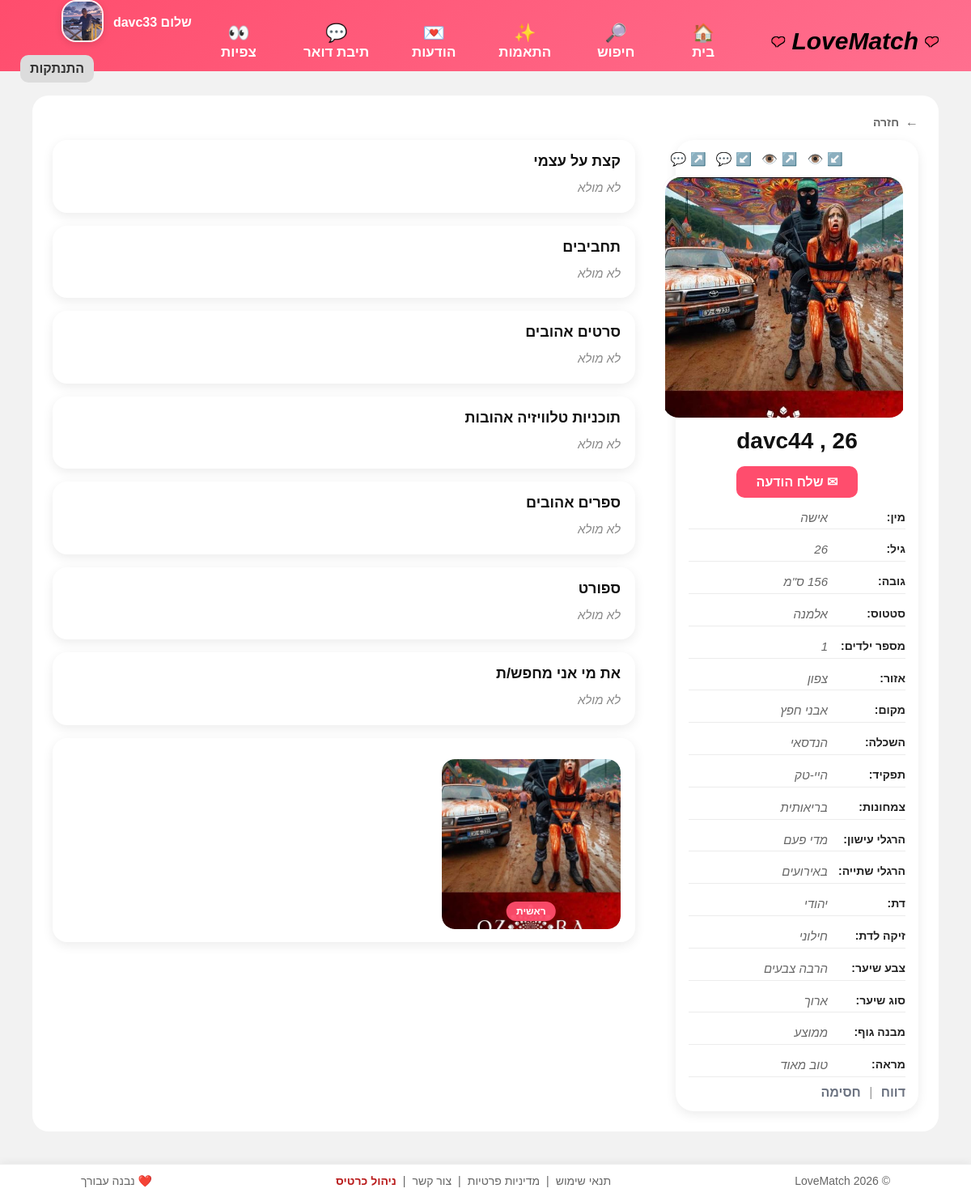
Screenshot of /?page=profile&id=157 (signed in) with the database file from the repository.
### tables this page shows
CREATE TABLE `user_pics` (
  `Pic_Num` int(11) NOT NULL,
  `Id` int(11) DEFAULT NULL,
  `Pic_Name` varchar(45) DEFAULT NULL,
  `Pic_Title` varchar(45) DEFAULT NULL,
  `Pic_Status` tinyint(1) DEFAULT NULL,
  `Pic_Status_Str` varchar(45) DEFAULT NULL,
  `Main_Pic` tinyint(1) DEFAULT NULL,
  `Main_Pic_Str` varchar(45) DEFAULT NULL
);

CREATE TABLE `users_profile` (
  `Id` int(11) NOT NULL,
  `Open_Date` date DEFAULT NULL,
  `Gender_Id` tinyint(4) DEFAULT NULL,
  `Gender_Str` text DEFAULT NULL,
  `DOB` date DEFAULT NULL,
  `Name` varchar(45) DEFAULT NULL,
  `Pass` varchar(255) DEFAULT NULL,
  `Email` varchar(45) DEFAULT NULL,
  `Zone_Id` tinyint(4) DEFAULT 0,
  `Zone_Str` text DEFAULT NULL,
  `Place_Id` int(11) DEFAULT 0,
  `Place_Str` text DEFAULT NULL,
  `Email_Validation` bit(1) DEFAULT NULL,
  `Family_Status_Id` tinyint(4) DEFAULT 0,
  `Family_Status_Str` text DEFAULT NULL,
  `Economic_Id` tinyint(4) DEFAULT 0,
  `Economic_Str` text DEFAULT NULL,
  `Occupation_Id` tinyint(4) DEFAULT 0,
  `Occupation_Str` text DEFAULT NULL,
  `Childs_Pos_Id` tinyint(4) DEFAULT 0,
  `Childs_Pos_Str` text DEFAULT NULL,
  `Childs_Num_Id` tinyint(4) DEFAULT 0,
  `Childs_Num_Str` text DEFAULT NULL,
  `Education_Id` tinyint(4) DEFAULT NULL,
  `Education_Str` text DEFAULT NULL,
  `Religion_Id` tinyint(4) DEFAULT 0,
  `Religion_Str` text DEFAULT NULL,
  `Religion_Ref_Id` tinyint(4) DEFAULT NULL,
  `Religion_Ref_Str` text DEFAULT NULL,
  `Origin_Id` tinyint(4) DEFAULT NULL,
  `Origin_Str` text DEFAULT NULL,
  `lang1` text DEFAULT NULL,
  `lang2` text DEFAULT NULL,
  `Hobbies` tinytext DEFAULT NULL,
  `Spending` tinytext DEFAULT NULL,
  `Politics_Id` tinyint(4) DEFAULT NULL,
  `Politics_Str` text DEFAULT NULL,
  `Smoking_Habbit_Id` tinyint(4) DEFAULT NULL,
  `Smoking_Habbit_Str` text DEFAULT NULL,
  `Drinking_Habbit_Id` tinyint(4) DEFAULT 0,
  `Drinking_Habbit_Str` text DEFAULT NULL,
  `Vegitrain_Id` tinyint(4) DEFAULT NULL,
  `Vegitrain_Str` text DEFAULT NULL,
  `Height_Id` tinytext DEFAULT NULL,
  `Height_Str` text DEFAULT NULL,
  `Weight_Id` tinyint(4) DEFAULT 0,
  `Weight_Str` text DEFAULT NULL,
  `Hair_Type_Id` tinyint(4) DEFAULT 0,
  `Hair_Type_Str` text DEFAULT NULL,
  `Hair_Color_Id` tinyint(4) DEFAULT 0,
  `Hair_Color_Str` text DEFAULT NULL,
  `Body_Type_Id` tinyint(4) DEFAULT 0,
  `Body_Type_Str` text DEFAULT NULL,
  `Look_Type_Id` tinyint(4) DEFAULT 0,
  `Look_Type_Str` text DEFAULT NULL,
  `Who_Am_I` mediumtext DEFAULT NULL,
  `I_Looking_For` mediumtext DEFAULT NULL,
  `Ideal_Relation_Is` mediumtext DEFAULT NULL,
  `Age` tinyint(4) DEFAULT NULL,
  `Login_Date` date DEFAULT NULL,
  `Login_Time` time DEFAULT NULL,
  `Send_Me_Mail_For_Msg` tinyint(4) DEFAULT 1,
  `Favorite_Movies` text DEFAULT NULL,
  `Favorite_TV` text DEFAULT NULL,
  `Favorite_Books` text DEFAULT NULL,
  `zodiac` text DEFAULT NULL,
  `email_verified` tinyint(1) NOT NULL DEFAULT 0,
  `verification_token` varchar(255) DEFAULT NULL,
  `verification_sent_at` datetime DEFAULT NULL,
  `look_gender` int(11) DEFAULT NULL,
  `Sport` text DEFAULT NULL,
  `last_seen` datetime DEFAULT NULL,
  `Is_Frozen` tinyint(1) NOT NULL DEFAULT 0
);

### profile.php (the view, shortened to what this page needs)
<?php
require_once __DIR__ . '/config/config.php';
$id = (int)($_GET['id'] ?? 0);
$viewerId = (int)($_SESSION['user_id'] ?? 0);
$profileFields = require __DIR__ . '/profile_fields.php';
function e($v) {
    return htmlspecialchars((string)$v, ENT_QUOTES, 'UTF-8');
}
$stmt = $pdo->prepare("SELECT * FROM users_profile WHERE Id = :id LIMIT 1");
$stmt->execute([':id' => $id]);
$user = $stmt->fetch(PDO::FETCH_ASSOC);
$isOwner = ($viewerId === (int)$user['Id']);
$hasViewIn = false;
$hasViewOut = false;
$hasMsgIn = false;
$hasMsgOut = false;
if ($viewerId > 0 && !$isOwner) {
    try {
        $stmt = $pdo->prepare("
            SELECT 1
            FROM views
            WHERE Id = :viewer
              AND ById = :profile
              AND (Deleted_By_Id = 0 OR Deleted_By_Id IS NULL)
            LIMIT 1
        ");
        $stmt->execute([
            ':viewer'  => $viewerId,
            ':profile' => $id
        ]);
        $hasViewIn = (bool)$stmt->fetchColumn();
        $stmt = $pdo->prepare("
            SELECT 1
            FROM views
            WHERE Id = :profile
              AND ById = :viewer
              AND (Deleted_By_ById = 0 OR Deleted_By_ById IS NULL)
            LIMIT 1
        ");
        $stmt->execute([
            ':profile' => $id,
            ':viewer'  => $viewerId
        ]);
        $hasViewOut = (bool)$stmt->fetchColumn();
        $stmt = $pdo->prepare("
            SELECT 1
            FROM messages
            WHERE Id = :viewer
              AND ById = :profile
              AND (Deleted_By_Id = 0 OR Deleted_By_Id IS NULL)
            LIMIT 1
        ");
        $stmt->execute([
            ':viewer'  => $viewerId,
            ':profile' => $id
        ]);
        $hasMsgIn = (bool)$stmt->fetchColumn();
        $stmt = $pdo->prepare("
            SELECT 1
            FROM messages
            WHERE Id = :profile
              AND ById = :viewer
              AND (Deleted_By_ById = 0 OR Deleted_By_ById IS NULL)
            LIMIT 1
        ");
        $stmt->execute([
            ':profile' => $id,
            ':viewer'  => $viewerId
        ]);
        $hasMsgOut = (bool)$stmt->fetchColumn();
    } catch (Throwable $e) {
        $hasViewIn = false;
        $hasViewOut = false;
        $hasMsgIn = false;
        $hasMsgOut = false;
    }
}
$age = null;
if (!empty($user['DOB'])) {
    try {
        $dob = new DateTime($user['DOB']);
        $today = new DateTime();
        $age = $today->diff($dob)->y;
    } catch (Exception $e) {
        $age = null;
    }
}
$genderValue = trim((string)($user['Gender_Str'] ?? ''));
$isFemale = ($genderValue === 'אישה');
$defaultProfileImage = $isFemale
    ? '/images/default_female.svg'
    : '/images/default_male.svg';
$profileImage = $defaultProfileImage;
$stmt = $pdo->prepare("
    SELECT Pic_Name
    FROM user_pics
    WHERE Id = :id AND Main_Pic = 1
    LIMIT 1
");
$stmt->execute([':id' => $id]);
$pic = $stmt->fetchColumn();
if ($pic) {
    $profileImage = '/uploads/' . ltrim((string)$pic, '/');
}
$stmt = $pdo->prepare("
    SELECT Pic_Num, Pic_Name, Main_Pic
    FROM user_pics
    WHERE Id = :id
    ORDER BY Main_Pic DESC, Pic_Num
");
$stmt->execute([':id' => $id]);
$pics = $stmt->fetchAll(PDO::FETCH_ASSOC);
$right = [];
$left = [];
foreach ($profileFields as $k => $cfg) {
    if (($cfg['side'] ?? '') === 'right') {
        $right[$k] = $cfg;
    }
    if (($cfg['side'] ?? '') === 'left') {
        $left[$k] = $cfg;
    }
}
?>
<link rel="stylesheet" href="https://cdnjs.cloudflare.com/ajax/libs/lightbox2/2.11.4/css/lightbox.min.css">
<div class="page-shell profile-shell">
    <div class="profile-top-bar">
        <a href="javascript:history.back()" class="profile-back-link">
            <span class="profile-back-icon" aria-hidden="true">←</span>
            <span>חזרה</span>
        </a>
    </div>
    <div class="profile-layout">
        <div class="profile-right-col">
            <div class="profile-right-card">
                <?php if (!$isOwner && $viewerId > 0): ?>
                    <div class="view-card-icons" style="margin-bottom:10px;">
                        <?php if ($hasViewIn): ?>
                            <span title="צפייה נכנסת">↙️ 👁️</span>
                        <?php endif; ?>
                        <?php if ($hasViewOut): ?>
                            <span title="צפייה יוצאת">↗️ 👁️</span>
                        <?php endif; ?>
                        <?php if ($hasMsgIn): ?>
                            <span title="הודעה נכנסת">↙️ 💬</span>
                        <?php endif; ?>
                        <?php if ($hasMsgOut): ?>
                            <span title="הודעה יוצאת">↗️ 💬</span>
                        <?php endif; ?>
                    </div>
                <?php endif; ?>
                <div class="profile-main-image-wrap">
                    <a
                        href="<?= e($profileImage) ?>"
                        id="profileMainImageLink"
                        class="profile-main-image-link"
                        data-lightbox="profile-gallery"
                        data-title="תמונה ראשית">
                        <img src="<?= e($profileImage) ?>" class="profile-main-image" id="profileMainImage" alt="">
                    </a>
                </div>
                <h2 class="profile-main-title">
                    <?= e($user['Name'] ?? 'ללא שם') ?>
                    <?php if ($age !== null): ?>
                        , <?= $age ?>
                    <?php endif; ?>
                </h2>
                <?php if (!$isOwner && $viewerId > 0): ?>
                    <a href="#" class="open-chat-btn profile-main-btn" data-user-id="<?= (int)$user['Id'] ?>">
                        ✉ שלח הודעה
                    </a>
                <?php endif; ?>
                <div class="profile-right-facts" id="profileRightFacts">
                    <?php foreach ($right as $field => $cfg): ?>
                        <?php
                        if (($cfg['type'] ?? '') === 'computed' && $field === 'Age_Computed') {
                            $val = $age !== null ? (string)$age : '';
                        } else {
                            $val = trim((string)($user[$field] ?? ''));
                        }
                        ?>
                        <div class="profile-right-row" data-field="<?= e($field) ?>" data-label="<?= e($cfg['label']) ?>">
                            <span class="profile-right-label"><?= e($cfg['label']) ?>:</span>
                            <span class="profile-right-value"><?= $val !== '' ? e($val) : 'לא מולא' ?></span>
                        </div>
                    <?php endforeach; ?>
                </div>
                <?php if (!$isOwner && $viewerId > 0): ?>
                    <div class="profile-actions-bottom-right">
                        <a href="#" onclick="openReportPopup(<?= (int)$user['Id'] ?>); return false;">
                            דווח
                        </a>
                        <span>|</span>
                        <a href="#"
                            onclick='openBlockModal(<?= (int)$user["Id"] ?>, <?= json_encode($user["Name"] ?? "", JSON_UNESCAPED_UNICODE) ?>); return false;'>
                            חסימה
                        </a>
                    </div>
                <?php endif; ?>
            </div>
        </div>
        <div class="profile-left-col">
            <?php foreach ($left as $field => $cfg): ?>
                <?php $val = trim((string)($user[$field] ?? '')); ?>
                <div class="profile-left-card">
                    <div class="profile-left-card-head">
                        <h3><?= e($cfg['label']) ?></h3>
                    </div>
                    <div class="profile-left-view<?= $val === '' ? ' is-empty' : '' ?>" data-field="<?= e($field) ?>">
                        <?= $val !== '' ? nl2br(e($val)) : 'לא מולא' ?>
                    </div>
                </div>
            <?php endforeach; ?>
            <div class="profile-left-card">
                <div class="profile-gallery-block">
                    <div class="profile-gallery-grid">
                        <?php foreach ($pics as $index => $pic): ?>
                            <?php
                            $picUrl = '/uploads/' . ltrim((string)$pic['Pic_Name'], '/');
                            $isMainPic = !empty($pic['Main_Pic']);
                            $imgNo = $index + 1;
                            ?>
                            <div class="profile-gallery-item">
                                <a
                                    href="<?= e($picUrl) ?>"
                                    data-lightbox="profile-gallery"
                                    data-title="תמונה <?= $imgNo ?>"
                                    class="profile-gallery-link js-gallery-link"
                                    data-full="<?= e($picUrl) ?>">
                                    <img src="<?= e($picUrl) ?>" alt="תמונה <?= $imgNo ?>" class="profile-gallery-thumb">
                                </a>
                                <?php if ($isMainPic): ?>
                                    <div class="profile-photo-main-badge">ראשית</div>
                                <?php endif; ?>
                            </div>
                        <?php endforeach; ?>
                    </div>
                </div>
            </div>
        </div>
    </div>
</div>

### includes/header.php (shortened to what this page needs)
<?php
require_once __DIR__ . '/../config/config.php';
$page = $_GET['page'] ?? 'home';
$sessionUserId   = (int)($_SESSION['user_id'] ?? 0);
$sessionUserName = trim((string)($_SESSION['user_name'] ?? ($_SESSION['username'] ?? '')));
$headerAvatar = '/images/default_male.svg';
if ($sessionUserId > 0) {
    try {
        $stmt = $pdo->prepare("
            SELECT Pic_Name
            FROM user_pics
            WHERE Id = :id
              AND Main_Pic = 1
              AND Pic_Status = 1
            LIMIT 1
        ");
        $stmt->execute([':id' => $sessionUserId]);
        $pic = $stmt->fetchColumn();
        if ($pic) {
            $headerAvatar = '/uploads/' . ltrim((string)$pic, '/');
        }
    } catch (Throwable $e) {
    }
}
$isDefaultHeaderAvatar =
    str_contains($headerAvatar, 'default_male.svg') ||
    str_contains($headerAvatar, 'default_female.svg');
$menu = [
    'home'            => ['label' => 'בית', 'icon' => '🏠'],
    'search'          => ['label' => 'חיפוש', 'icon' => '🔎'],
    'advanced_search' => ['label' =>' התאמות', 'icon' => '✨'],
    'messages'        => ['label' => 'הודעות', 'icon' => '💌'],
    'inbox'           => ['label' => 'תיבת דואר', 'icon' => '💬'],
    'views'           => ['label' => 'צפיות', 'icon' => '👀']
];
?>
<header class="site-header">
  <a href="?page=home" class="site-logo-text">
    <span class="logo-heart left">❤ </span>
    <span class="logo-text">LoveMatch</span>
    <span class="logo-heart right">&nbsp❤</span>
</a>
    <nav class="links">
        <?php foreach ($menu as $p => $item): ?>
            <a href="?page=<?= htmlspecialchars($p, ENT_QUOTES, 'UTF-8') ?>"
               class="menu-link <?= ($page === $p) ? 'active' : '' ?>">
                <span class="menu-link-icon"><?= $item['icon'] ?></span>
                <span class="menu-link-text"><?= htmlspecialchars($item['label'], ENT_QUOTES, 'UTF-8') ?></span>
            </a>
        <?php endforeach; ?>
    </nav>
    <div class="auth">
        <?php if ($sessionUserId > 0): ?>
            <span class="welcome-user">
                שלום <?= htmlspecialchars($sessionUserName ?: 'משתמש', ENT_QUOTES, 'UTF-8') ?>
            </span>
            <a href="/?page=profile&id=<?= $sessionUserId ?>&edit=1" class="header-avatar-link">
                <img
                    src="<?= htmlspecialchars($headerAvatar, ENT_QUOTES, 'UTF-8') ?>"
                    class="header-avatar<?= $isDefaultHeaderAvatar ? ' header-avatar-default' : '' ?>"
                    alt="תמונת משתמש">
            </a>
            <a href="logout.php" class="auth-btn logout-btn">התנתקות</a>
        <?php else: ?>
            <a href="?page=login" class="auth-btn">התחברות</a>
            <a href="?page=register" class="auth-btn">הרשמה</a>
        <?php endif; ?>
    </div>
</header>

### rows the page displays
user_pics: Pic_Name (picture)
user_pics: Pic_Name (picture), Main_Pic "ראשית"
users_profile: Name "davc44", DOB "26", Gender_Str "אישה", Height_Str "156 ס\"מ", Family_Status_Str "אלמנה", Childs_Num_Str "1", Zone_Str "צפון", Place_Str "אבני חפץ", Education_Str "הנדסאי", Occupation_Str "היי-טק", Vegitrain_Str "בריאותית", Smoking_Habbit_Str "מדי פעם", Drinking_Habbit_Str "באירועים", Religion_Str "יהודי", Religion_Ref_Str "חילוני", Hair_Color_Str "הרבה צבעים", Hair_Type_Str "ארוך", Body_Type_Str "ממוצע", Look_Type_Str "טוב מאוד"

### other values shown
$item['icon'] "🏠"
$item['label'] "בית"
$item['icon'] "🔎"
$item['label'] "חיפוש"
$item['icon'] "✨"
$item['label'] "התאמות"
$item['icon'] "💌"
$item['label'] "הודעות"
$item['icon'] "💬"
$item['label'] "תיבת דואר"
$item['icon'] "👀"
$item['label'] "צפיות"
$sessionUserName ?: 'משתמש' "davc33"
$cfg['label'] "מין"
$cfg['label'] "גיל"
